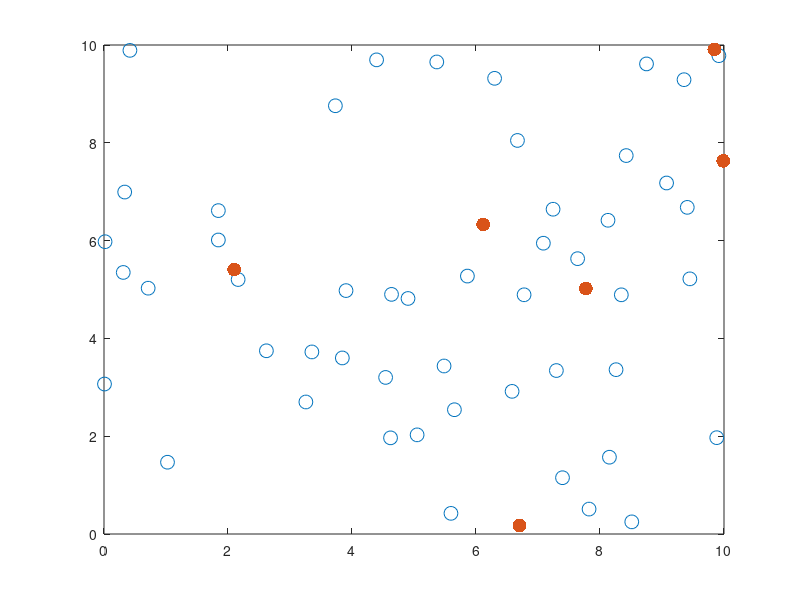

MATLAB code to generate this figure: (Note: this script raises an error after producing the figure.)
clc;
hold on; box on; 

Nt = 50; % the number of targets
Nr = 6; % the number of robots
r_set = zeros(1,Nr); % robot set
for i =1:Nr
    r_set(i)=i;
end

en_range=10; % the range of the environment.
N_failure = 2;
N_resilience = Nr- N_failure;

% generate the positions of targets
pt=rand(2,Nt)*en_range; 
sz = 100;
scatter(pt(1,:),pt(2,:), sz, 'r*')

% generate the positions of the robot
pr=rand(2,Nr)*en_range; 
sz = 100;
scatter(pr(1,:),pr(2,:), sz, 'bo', 'filled')

% for each robot, it has four trajectories, up, down, left, right, centered
% at robot's current position. The trajectory is enough long to come across the
% edge of the environment

%trajectory_targets();
N_direction = 4; % each robot has four directions, up, down, left, right
%tar_cover = cell(Nr, N_direction); % The targets can be covered for a specific robot with a choosing trajecotry
%N_tarcover=zeros(Nr, N_direction); % The number of targets covered for a specific robot with a choosing trajectory
epsilon = 0.15* en_range; % convering distance -2<-->+2 
%N_r_maxtra = zeros(Nr,1); % select the maximum coverage trajectory for each robot
%r_max_tracover = cell(Nr, 1); % store the targets from maximum trajectory coverage for each robot

[tar_cover, N_tarcover,N_r_maxtra,tra_r_index]=robot_tra_cover_fun(Nr,Nt,N_direction,pt,pr, epsilon);
     
     %sort out the N_failure big failures_ specifc which robot fails
      r_fail_set=zeros(1,N_failure);
      N_r_temp_maxtra = N_r_maxtra; 
      r_tra_resilience_inx = cell(1,Nr);
      for nf = 1: N_failure
            r_fail_set(nf) = find(N_r_temp_maxtra==max(N_r_temp_maxtra),1);
            N_r_temp_maxtra(r_fail_set(nf))=0;
             r_tra_resilience_inx{nf} = [r_fail_set(nf), tra_r_index(r_fail_set(nf))]; % select the first N-failure robot-tra 
      end
      
     % greedy resilience from the remining robots
     % note that we calculate the curvature here.
       r_resilient_set=setdiff(r_set, r_fail_set);
       s_greedy=cell(1,N_resilience+1);
       %curvf = zeros(N_resilience,1);
       
     for k = 1:N_resilience
           resilience_thre=0;
         
           for i = 1:length(r_resilient_set)
                 for j = 1:N_direction
                    marg_gain = length(union(tar_cover{r_resilient_set(i),j},s_greedy{k})) - length(s_greedy{k}); 
                    if marg_gain >= resilience_thre
                        resilience_thre = marg_gain;
                        r_tra_resilience_inx{N_failure+k}  = [r_resilient_set(i),j];
                    end
                 end
           end    
           %curv(k)= resilience_thre/(length(tar_cover{r_tra_resilience_inx{N_failure+k}(1),r_tra_resilience_inx{N_failure+k}(2)}));
           r_resilient_set = setdiff(r_resilient_set, r_tra_resilience_inx{N_failure+k}(1));
           s_greedy{k+1} = union( s_greedy{k}, tar_cover{r_tra_resilience_inx{N_failure+k}(1),r_tra_resilience_inx{N_failure+k}(2)});
     end
     
          %curvf = 1 - min( curv);  % just among the resilience robots          
          %before removal, calculate the targets tracked by this strategy
          
          %calculate the targets tracked by this stratey 
           [N_resilience_cover] =select_tra_cover(Nr, tar_cover, r_tra_resilience_inx);     
                   
           %best removal,
           [resi_remain_best_remo, best_remo_rate_resi]= best_removal(Nr, N_direction, N_failure, tar_cover, ...
               r_tra_resilience_inx,N_resilience_cover);
            
          %greedy removal
          
          %random removal, 
         
          
     
          
        